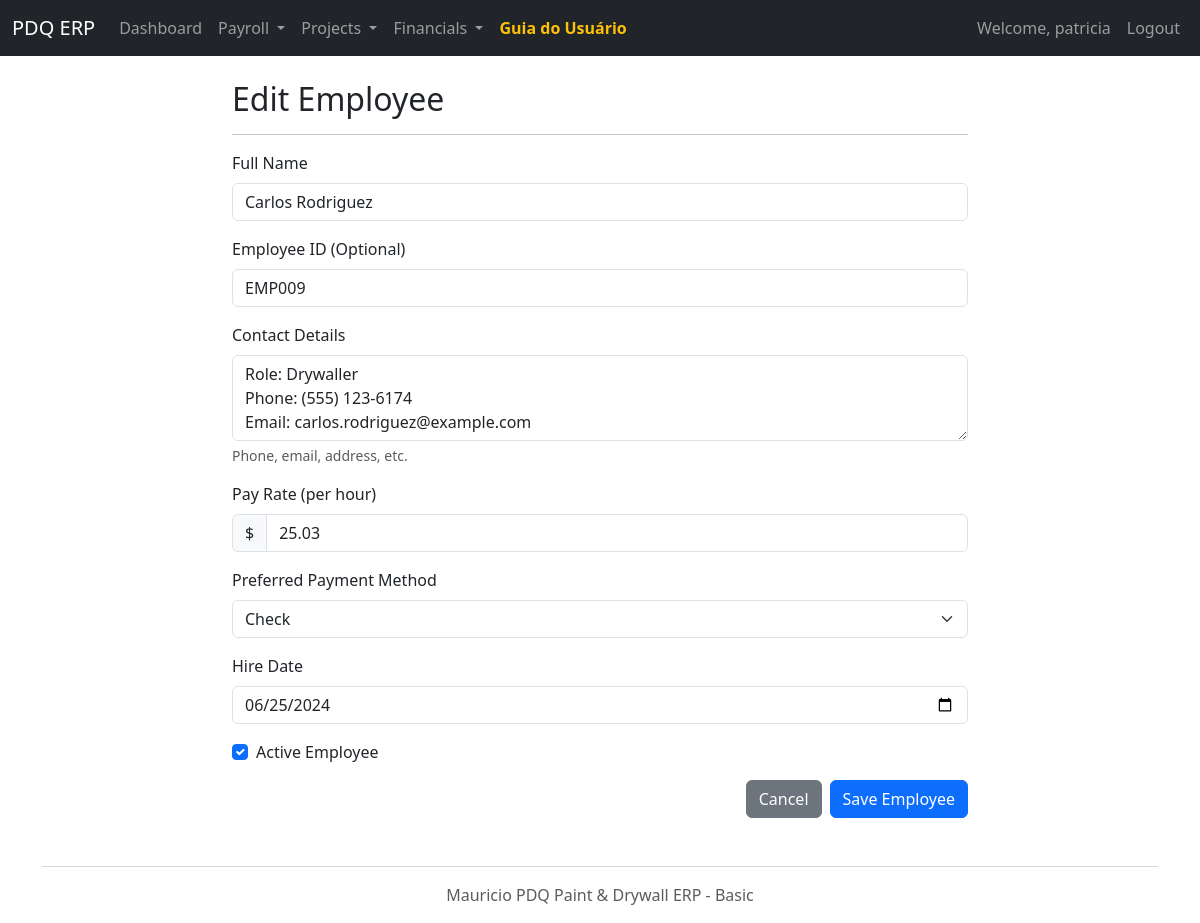
Page /employee/edit/9 (signed in) on the earlier database version.
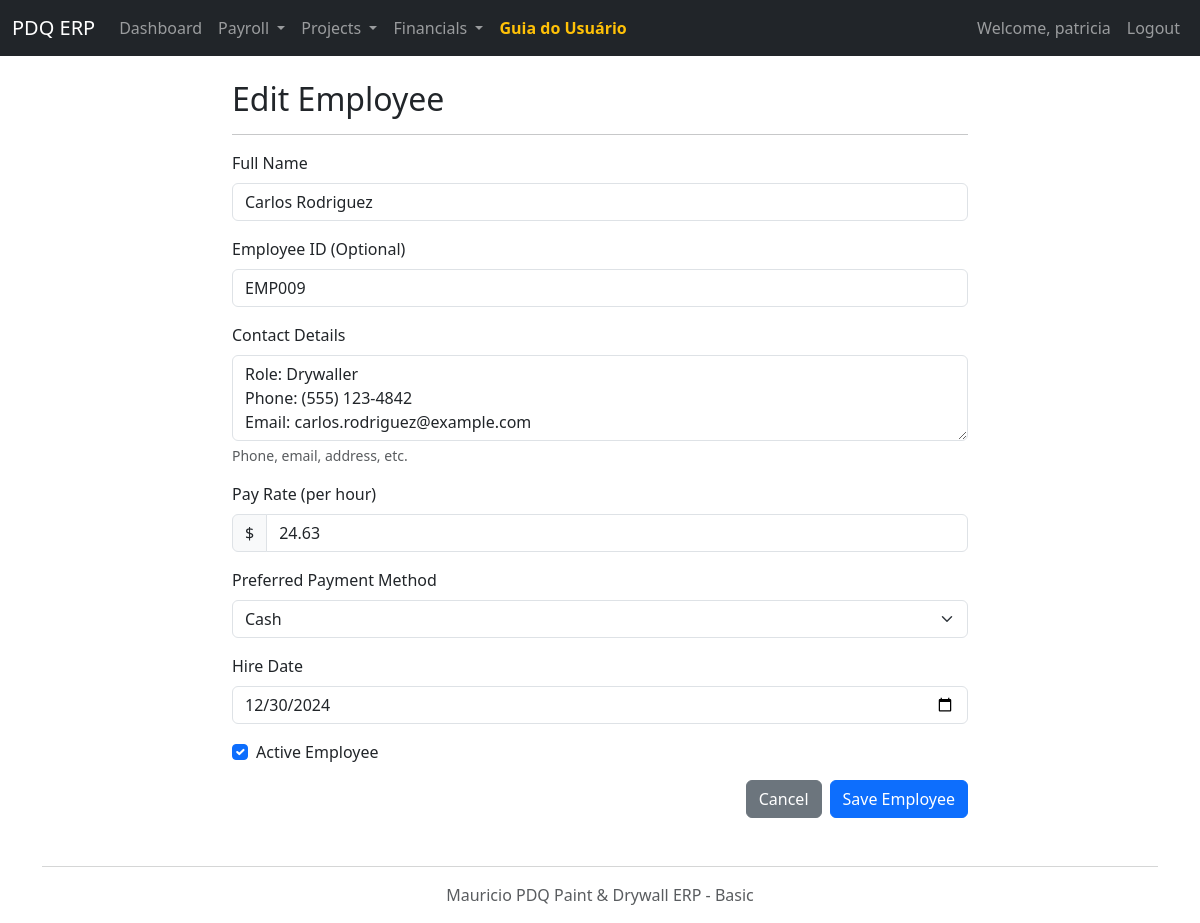
Same page on the later database version.
### models.py (models this page shows, shortened)
class Employee(db.Model):
    id = db.Column(db.Integer, primary_key=True)
    name = db.Column(db.String(100), nullable=False)
    employee_id_str = db.Column(db.String(20), unique=True)
    contact_details = db.Column(db.Text)
    pay_rate = db.Column(db.Float, nullable=False)
    payment_method_preference = db.Column(db.Enum(PaymentMethod))
    is_active = db.Column(db.Boolean, default=True)
    hire_date = db.Column(db.Date)

### app.py (the view, shortened to what this page needs)
@app.route('/employee/edit/<int:id>', methods=['GET', 'POST'])
@login_required
def edit_employee(id):
    employee = db.session.get(Employee, id)
    if not employee:
        flash('Employee not found.', 'danger')
        return redirect(url_for('employees')), 404
    form = EmployeeForm(obj=employee)
    if request.method == 'GET' and employee.payment_method_preference:
        form.payment_method_preference.data = employee.payment_method_preference.name
    return render_template('employee_form.html', form=form, title="Edit Employee", employee=employee)

### forms.py
class EmployeeForm(FlaskForm):
    name = StringField('Full Name', validators=[DataRequired()])
    employee_id_str = StringField('Employee ID (Optional)')
    contact_details = TextAreaField('Contact Details')
    pay_rate = FloatField('Pay Rate (per hour)', validators=[DataRequired(), NumberRange(min=0, message="Pay rate cannot be negative")])
    payment_method_preference = SelectField('Preferred Payment Method', choices=[(pm.name, pm.value) for pm in PaymentMethod if pm != PaymentMethod.OTHER], coerce=str, validators=[Optional()])
    is_active = BooleanField('Active Employee', default=True)
    hire_date = DateField('Hire Date', validators=[Optional()])
    submit = SubmitField('Save Employee')

### app.py (called while the page is built)
def login_required(f):
    @wraps(f)
    def decorated_function(*args, **kwargs):
        if 'user_id' not in session:
            flash('Please log in to access this page.', 'danger')
            return redirect(url_for('login'))
        return f(*args, **kwargs)
    return decorated_function

### templates/employee_form.html (shortened to what this page needs)
{% extends "layout.html" %}
{% block content %}
<div class="row">
    <div class="col-lg-8 offset-lg-2">
        <h2>{{ title }}</h2>
        <hr>
        <form method="POST" novalidate>
            <div class="mb-3">
                {{ form.name.label(class="form-label") }}
                {{ form.name(class="form-control" + (" is-invalid" if form.name.errors else "")) }}
            </div>
            <div class="mb-3">
                {{ form.employee_id_str.label(class="form-label") }}
                {{ form.employee_id_str(class="form-control" + (" is-invalid" if form.employee_id_str.errors else "")) }}
            </div>
            <div class="mb-3">
                {{ form.contact_details.label(class="form-label") }}
                {{ form.contact_details(class="form-control" + (" is-invalid" if form.contact_details.errors else ""), rows=3) }}
                <div class="form-text">Phone, email, address, etc.</div>
            </div>
            <div class="mb-3">
                {{ form.pay_rate.label(class="form-label") }}
                <div class="input-group">
                    <span class="input-group-text">$</span>
                    {{ form.pay_rate(class="form-control" + (" is-invalid" if form.pay_rate.errors else "")) }}
                </div>
            </div>
            <div class="mb-3">
                {{ form.payment_method_preference.label(class="form-label") }}
                {{ form.payment_method_preference(class="form-select" + (" is-invalid" if form.payment_method_preference.errors else "")) }}
            </div>
            <div class="mb-3">
                {{ form.hire_date.label(class="form-label") }}
                {{ form.hire_date(class="form-control" + (" is-invalid" if form.hire_date.errors else ""), type="date") }}
            </div>
            <div class="mb-3 form-check">
                {{ form.is_active(class="form-check-input") }}
                {{ form.is_active.label(class="form-check-label") }}
            </div>
            <div class="d-grid gap-2 d-md-flex justify-content-md-end">
                <a href="{{ url_for('employees') }}" class="btn btn-secondary">Cancel</a>
                {{ form.submit(class="btn btn-primary") }}
            </div>
        </form>
    </div>
</div>
{% endblock %}

Differences in the rows shown:
changed Employee "Carlos Rodriguez": contact_details "Role: Drywaller Phone: (555) 123-6174 Email: carlos.rodriguez@example.com" → "Role: Drywaller Phone: (555) 123-4842 Email: carlos.rodriguez@example.com"; pay_rate "25.03" → "24.63"; payment_method_preference "Check" → "Cash"; hire_date "06/25/2024" → "12/30/2024"
